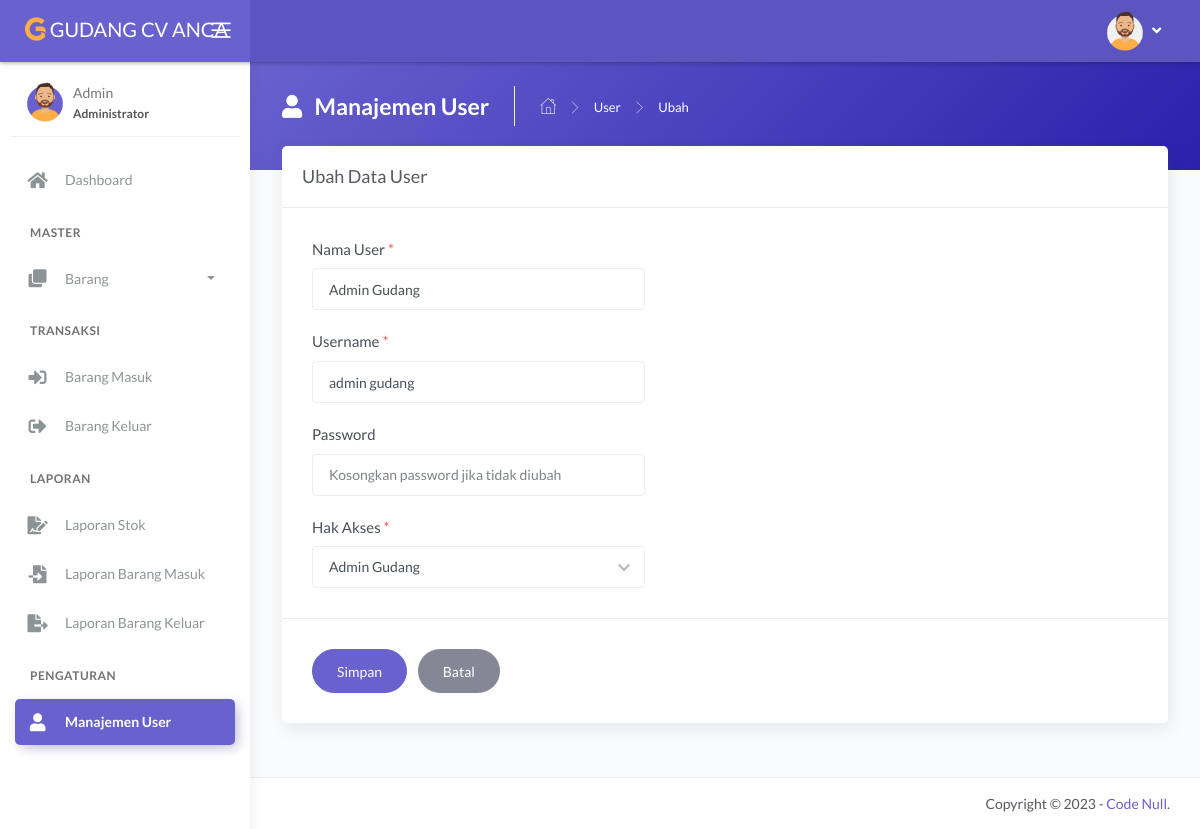
Page /main.php?module=form_ubah_user&id=2 (signed in) on the committed database.
### tables this page shows
CREATE TABLE `tbl_user` (
  `id_user` int(11) NOT NULL,
  `nama_user` varchar(30) NOT NULL,
  `username` varchar(30) NOT NULL,
  `password` varchar(255) NOT NULL,
  `hak_akses` enum('Administrator','Admin Gudang','Kepala Gudang') NOT NULL
);

### modules/user/form_ubah.php (the view, shortened to what this page needs)
<?php
if (basename($_SERVER['PHP_SELF']) === basename(__FILE__)) {
  header('location: 404.html');
}
else {
  if (isset($_GET['id'])) {
    $id_user = $_GET['id'];
    $query = mysqli_query($mysqli, "SELECT id_user, nama_user, username, hak_akses FROM tbl_user WHERE id_user='$id_user'")
                                    or die('Ada kesalahan pada query tampil data : ' . mysqli_error($mysqli));
    $data = mysqli_fetch_assoc($query);
  }
?>
  <div class="panel-header bg-secondary-gradient">
    <div class="page-inner py-4">
      <div class="page-header text-white">
        <h4 class="page-title text-white"><i class="fas fa-user mr-2"></i> Manajemen User</h4>
        <ul class="breadcrumbs">
          <li class="nav-home"><a href="?module=dashboard"><i class="flaticon-home text-white"></i></a></li>
          <li class="separator"><i class="flaticon-right-arrow"></i></li>
          <li class="nav-item"><a href="?module=user" class="text-white">User</a></li>
          <li class="separator"><i class="flaticon-right-arrow"></i></li>
          <li class="nav-item"><a>Ubah</a></li>
        </ul>
      </div>
    </div>
  </div>
  <div class="page-inner mt--5">
    <div class="card">
      <div class="card-header">
        <div class="card-title">Ubah Data User</div>
      </div>
      <form action="modules/user/proses_ubah.php" method="post" class="needs-validation" novalidate>
        <div class="card-body">
          <div class="form-group col-lg-5">
            <label>Nama User <span class="text-danger">*</span></label>
            <input type="text" name="nama_user" class="form-control" autocomplete="off" value="<?php echo $data['nama_user']; ?>" required>
          </div>
          <div class="form-group col-lg-5">
            <label>Username <span class="text-danger">*</span></label>
            <input type="text" name="username" class="form-control" autocomplete="off" value="<?php echo $data['username']; ?>" required>
          </div>
          <div class="form-group col-lg-5">
            <label>Password</label>
            <input type="password" name="password" class="form-control" placeholder="Kosongkan password jika tidak diubah" autocomplete="off">
          </div>
          <div class="form-group col-lg-5">
            <label>Hak Akses <span class="text-danger">*</span></label>
            <select name="hak_akses" class="form-control chosen-select" autocomplete="off" required>
              <option value="<?php echo $data['hak_akses']; ?>"><?php echo $data['hak_akses']; ?></option>
            </select>
          </div>
        </div>
        <div class="card-action">
          <input type="submit" name="simpan" value="Simpan" class="btn btn-secondary btn-round pl-4 pr-4 mr-2">
          <a href="?module=user" class="btn btn-default btn-round pl-4 pr-4">Batal</a>
        </div>
      </form>
    </div>
  </div>
<?php } ?>

### rows in the picture
tbl_user: nama_user "Admin Gudang", username "admin gudang", hak_akses "Admin Gudang"

### other values in the picture
$_SESSION['nama_user'] "Admin"
$_SESSION['hak_akses'] "Administrator"
